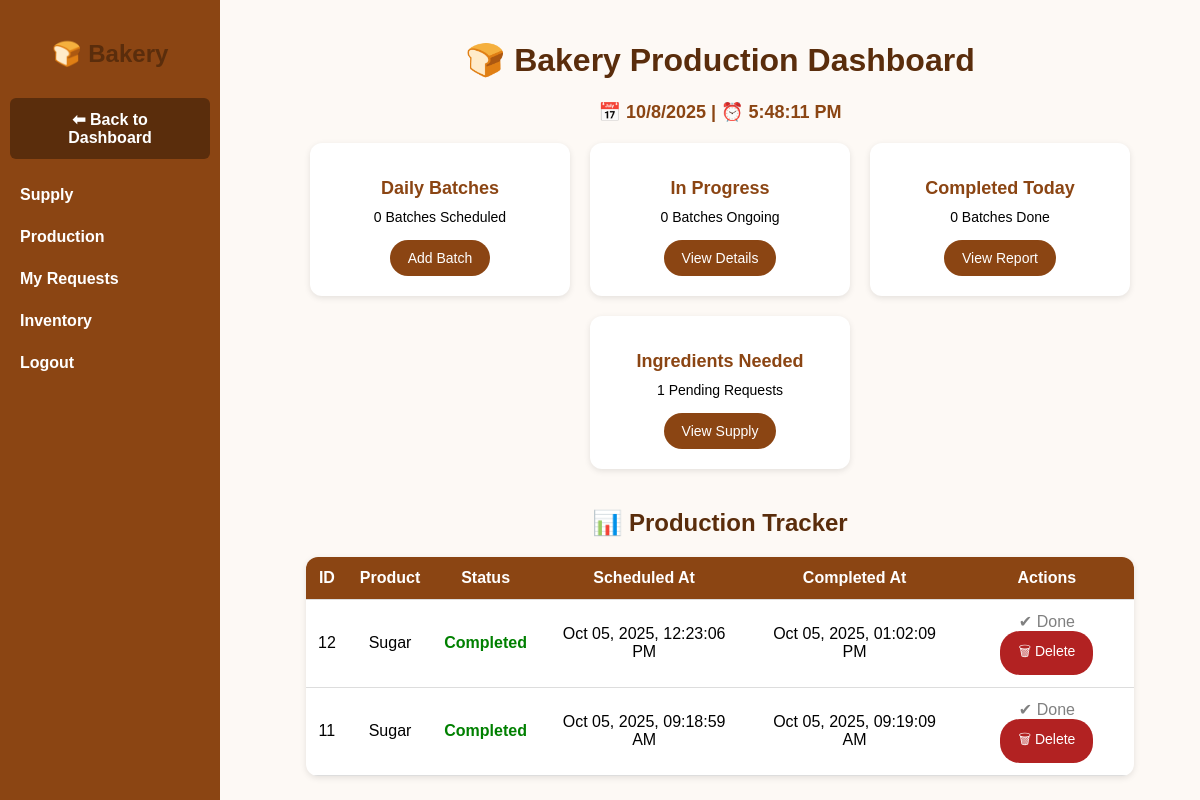
The page /production.php (signed in) on the database as committed earlier.
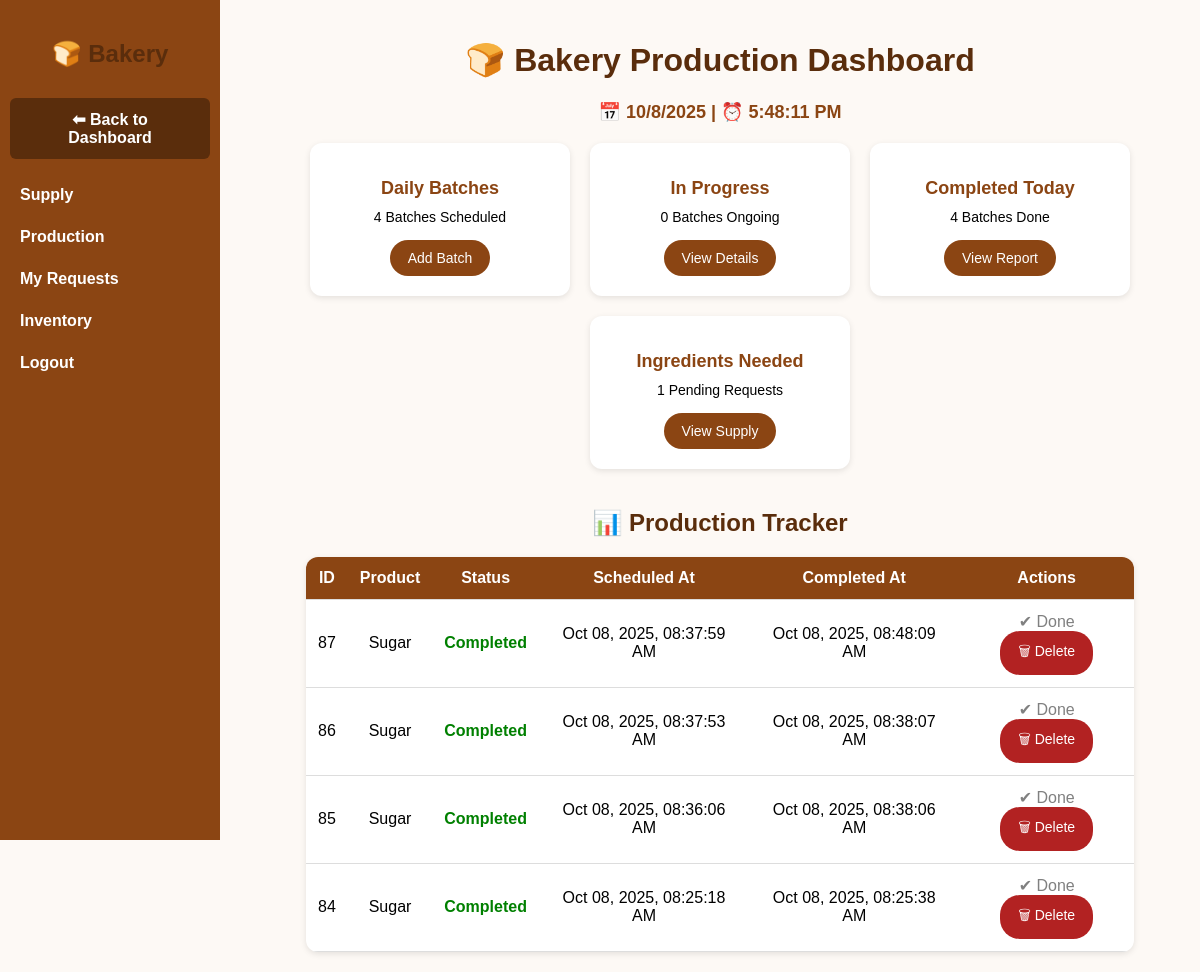
The same page on the database as committed later.
### tables this page shows
CREATE TABLE `batches` (
  `id` int(11) NOT NULL,
  `product_name` varchar(100) NOT NULL,
  `stock_id` int(11) DEFAULT NULL,
  `quantity` int(11) NOT NULL,
  `status` enum('scheduled','in_progress','completed') DEFAULT 'scheduled',
  `scheduled_at` timestamp NOT NULL DEFAULT current_timestamp(),
  `completed_at` timestamp NULL DEFAULT NULL,
  `is_deleted` tinyint(1) DEFAULT 0
);

### production.php (the view, shortened to what this page needs)
<?php
include 'backend/init.php';
$daily_batches = $conn->query("SELECT COUNT(*) as count FROM batches WHERE DATE(scheduled_at) = CURDATE()")->fetch_assoc()['count'];
$in_progress = $conn->query("SELECT COUNT(*) as count FROM batches WHERE status = 'in_progress'")->fetch_assoc()['count'];
$completed_today = $conn->query("
    SELECT COUNT(*) as count
    FROM batches
    WHERE status = 'completed' AND DATE(completed_at) = CURDATE()
")->fetch_assoc()['count'];
$ingredients_needed = $conn->query("SELECT COUNT(*) as count FROM requests WHERE status = 'pending'")->fetch_assoc()['count'];
$batches = $conn->query("SELECT id, product_name, status, scheduled_at, completed_at FROM batches ORDER BY scheduled_at DESC");
?>
<!DOCTYPE html>
<html lang="en">
<head>
</head>
<body>
    <div class="sidebar">
        <h2>🍞 Bakery</h2>
        <a href="home.php" style="background:#5a2d0c; border-radius:6px; margin:0 10px 15px; text-align:center;">
            ⬅ Back to Dashboard
        </a>
        <a href="supply.php">Supply</a>
        <a href="production.php">Production</a>
        <a href="my_requests.php">My Requests</a>
        <a href="inventory.php">Inventory</a>
        <a href="logout.php">Logout</a>
    </div>
    <div class="main">
        <h1>🍞 Bakery Production Dashboard</h1>
        <div id="clock"></div>
        <div class="dashboard">
            <div class="card">
                <h2>Daily Batches</h2>
                <p><?php echo $daily_batches; ?> Batches Scheduled</p>
                <a href="add_batch.php" class="btn">Add Batch</a>
            </div>
            <div class="card">
                <h2>In Progress</h2>
                <p><?php echo $in_progress; ?> Batches Ongoing</p>
                <a href="batches.php" class="btn">View Details</a>
            </div>
            <div class="card">
                <h2>Completed Today</h2>
                <p><?php echo $completed_today; ?> Batches Done</p>
                <a href="report.php" class="btn">View Report</a>
            </div>
            <div class="card">
                <h2>Ingredients Needed</h2>
                <p><?php echo $ingredients_needed; ?> Pending Requests</p>
                <a href="supply.php" class="btn">View Supply</a>
            </div>
        </div>
        <h2>📊 Production Tracker</h2>
        <table>
            <tr>
                <th>ID</th>
                <th>Product</th>
                <th>Status</th>
                <th>Scheduled At</th>
                <th>Completed At</th>
                <th>Actions</th>
            </tr>
            <?php while ($row = $batches->fetch_assoc()): ?>
                <tr>
                    <td><?php echo $row['id']; ?></td>
                    <td><?php echo htmlspecialchars($row['product_name']); ?></td>
                    <td class="status-<?php echo $row['status']; ?>">
                        <?php echo ucfirst($row['status']); ?>
                    </td>
                    <td><?php echo date("M d, Y, h:i:s A", strtotime($row['scheduled_at'])); ?></td>
                    <td><?php echo $row['completed_at'] ? date("M d, Y, h:i:s A", strtotime($row['completed_at'])) : '—'; ?></td>
                    <td>
                        <?php if ($row['status'] === 'scheduled'): ?>
                            <a href="update_batch.php?id=<?php echo $row['id']; ?>&status=in_progress" class="btn">▶ Start</a>
                        <?php elseif ($row['status'] === 'in_progress'): ?>
                            <a href="update_batch.php?id=<?php echo $row['id']; ?>&status=completed" class="btn">✅ Complete</a>
                        <?php else: ?>
                            <span style="color:gray;">✔ Done</span>
                        <?php endif; ?>
                        <a href="delete_batch.php?id=<?php echo $row['id']; ?>"
                            onclick="return confirm('Are you sure you want to delete this batch?');"
                            class="btn"
                            style="background:#b22222;">🗑 Delete</a>
                    </td>
                </tr>
            <?php endwhile; ?>
        </table>
    </div>
</body>
</html>

### production.php (style rules this page uses)
body { font-family: Arial, sans-serif; background: #fdf9f5; margin: 0; }
h1, h2 { color: #5a2d0c; text-align: center; }
#clock { text-align: center; font-size: 18px; margin-bottom: 20px; color: #8b4513; font-weight: bold; }
.sidebar { width: 220px; background: #8b4513; color: #fff; height: 100vh; position: fixed; top: 0; left: 0; padding: 20px 0; }
.sidebar h2 { text-align: center; margin-bottom: 30px; }
.sidebar a { display: block; color: #fff; padding: 12px 20px; text-decoration: none; font-weight: bold; }
.main { margin-left: 240px; padding: 20px; }
.dashboard { display: flex; gap: 20px; justify-content: center; flex-wrap: wrap; margin-bottom: 40px; }
.card { background: white; padding: 20px; border-radius: 12px; box-shadow: 0 2px 6px rgba(0, 0, 0, 0.1); text-align: center; width: 220px; }
.card h2 { color: #8b4513; font-size: 18px; margin-bottom: 10px; }
.card p { font-size: 14px; margin: 5px 0 15px; }
.btn { display: inline-block; padding: 10px 18px; background: #8b4513; color: white; border-radius: 20px; text-decoration: none; font-size: 14px; }
table { width: 90%; margin: auto; border-collapse: collapse; background: white; border-radius: 12px; overflow: hidden; box-shadow: 0 2px 6px rgba(0, 0, 0, 0.1); }
th, td { padding: 12px; text-align: center; border-bottom: 1px solid #ddd; }
th { background: #8b4513; color: white; }
.status-completed { color: green; font-weight: bold; }

Rows that differ between the two databases and show on the page:
removed batches: id "12", product_name "Sugar", status "Completed", scheduled_at "Oct 05, 2025, 12:23:06 PM", completed_at "Oct 05, 2025, 01:02:09 PM", shows "✔ Done"
removed batches: id "11", product_name "Sugar", status "Completed", scheduled_at "Oct 05, 2025, 09:18:59 AM", completed_at "Oct 05, 2025, 09:19:09 AM", shows "✔ Done"
added batches: id "87", product_name "Sugar", status "Completed", scheduled_at "Oct 08, 2025, 08:37:59 AM", completed_at "Oct 08, 2025, 08:48:09 AM", shows "✔ Done"
added batches: id "86", product_name "Sugar", status "Completed", scheduled_at "Oct 08, 2025, 08:37:53 AM", completed_at "Oct 08, 2025, 08:38:07 AM", shows "✔ Done"
added batches: id "85", product_name "Sugar", status "Completed", scheduled_at "Oct 08, 2025, 08:36:06 AM", completed_at "Oct 08, 2025, 08:38:06 AM", shows "✔ Done"
added batches: id "84", product_name "Sugar", status "Completed", scheduled_at "Oct 08, 2025, 08:25:18 AM", completed_at "Oct 08, 2025, 08:25:38 AM", shows "✔ Done"
Other text that changed with them:
$daily_batches: "0" → "4"
$completed_today: "0" → "4"
